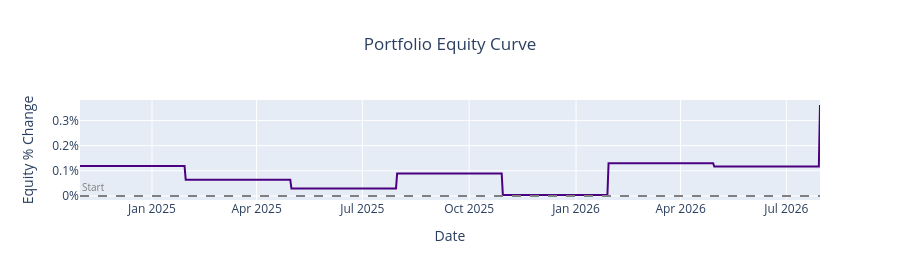

The notebook cell saved with this chart:
### Markdown cell above
### Equity curve

### Code cell
report.plot_equity()

### Figure 1 — Plotly figure (JSON) as saved in the notebook; plotly's stock layout.template omitted (floating-point values rounded to 4 significant figures; data arrays with more than 128 entries replaced by an {"elided": "..."} marker saying what was removed)
{"data": [{"hovertemplate": "Date: %{x|%Y-%m-%d}<br>Equity: %{y:+.1f}%<extra></extra>", "line": {"color": "indigo", "width": 2}, "mode": "lines", "name": "Equity % Change", "type": "scatter", "x": {"elided": "638 str values"}, "y": {"elided": "638 float values"}}], "layout": {"annotations": [{"font": {"color": "gray", "size": 10}, "showarrow": false, "text": "Start", "x": 0, "xanchor": "left", "xref": "x domain", "y": 0, "yanchor": "bottom", "yref": "y"}], "autosize": true, "height": 280, "shapes": [{"line": {"color": "gray", "dash": "dash"}, "type": "line", "x0": 0, "x1": 1, "xref": "x domain", "y0": 0, "y1": 0, "yref": "y"}], "title": {"text": "Portfolio Equity Curve", "x": 0.5}, "xaxis": {"title": {"text": "Date"}}, "yaxis": {"ticksuffix": "%", "title": {"text": "Equity % Change"}, "zeroline": false}}}
